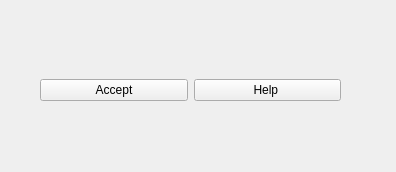
<?xml version="1.0" encoding="UTF-8"?>
<ui version="4.0">
 <class>Form</class>
 <widget class="QWidget" name="Form">
  <property name="geometry">
   <rect>
    <x>0</x>
    <y>0</y>
    <width>396</width>
    <height>172</height>
   </rect>
  </property>
  <property name="windowTitle">
   <string>Form</string>
  </property>
  <widget class="QWidget" name="horizontalLayoutWidget">
   <property name="geometry">
    <rect>
     <x>40</x>
     <y>50</y>
     <width>301</width>
     <height>81</height>
    </rect>
   </property>
   <layout class="QHBoxLayout" name="horizontalLayout">
    <item>
     <widget class="QPushButton" name="btnAccept">
      <property name="toolTip">
       <string>Come on just click it!</string>
      </property>
      <property name="toolTipDuration">
       <number>-1</number>
      </property>
      <property name="text">
       <string>Accept</string>
      </property>
     </widget>
    </item>
    <item>
     <widget class="QPushButton" name="btnHelp">
      <property name="mouseTracking">
       <bool>false</bool>
      </property>
      <property name="toolTip">
       <string>I knew you will be clueless!!</string>
      </property>
      <property name="toolTipDuration">
       <number>-1</number>
      </property>
      <property name="text">
       <string>Help </string>
      </property>
     </widget>
    </item>
   </layout>
  </widget>
 </widget>
 <resources/>
 <connections/>
</ui>
